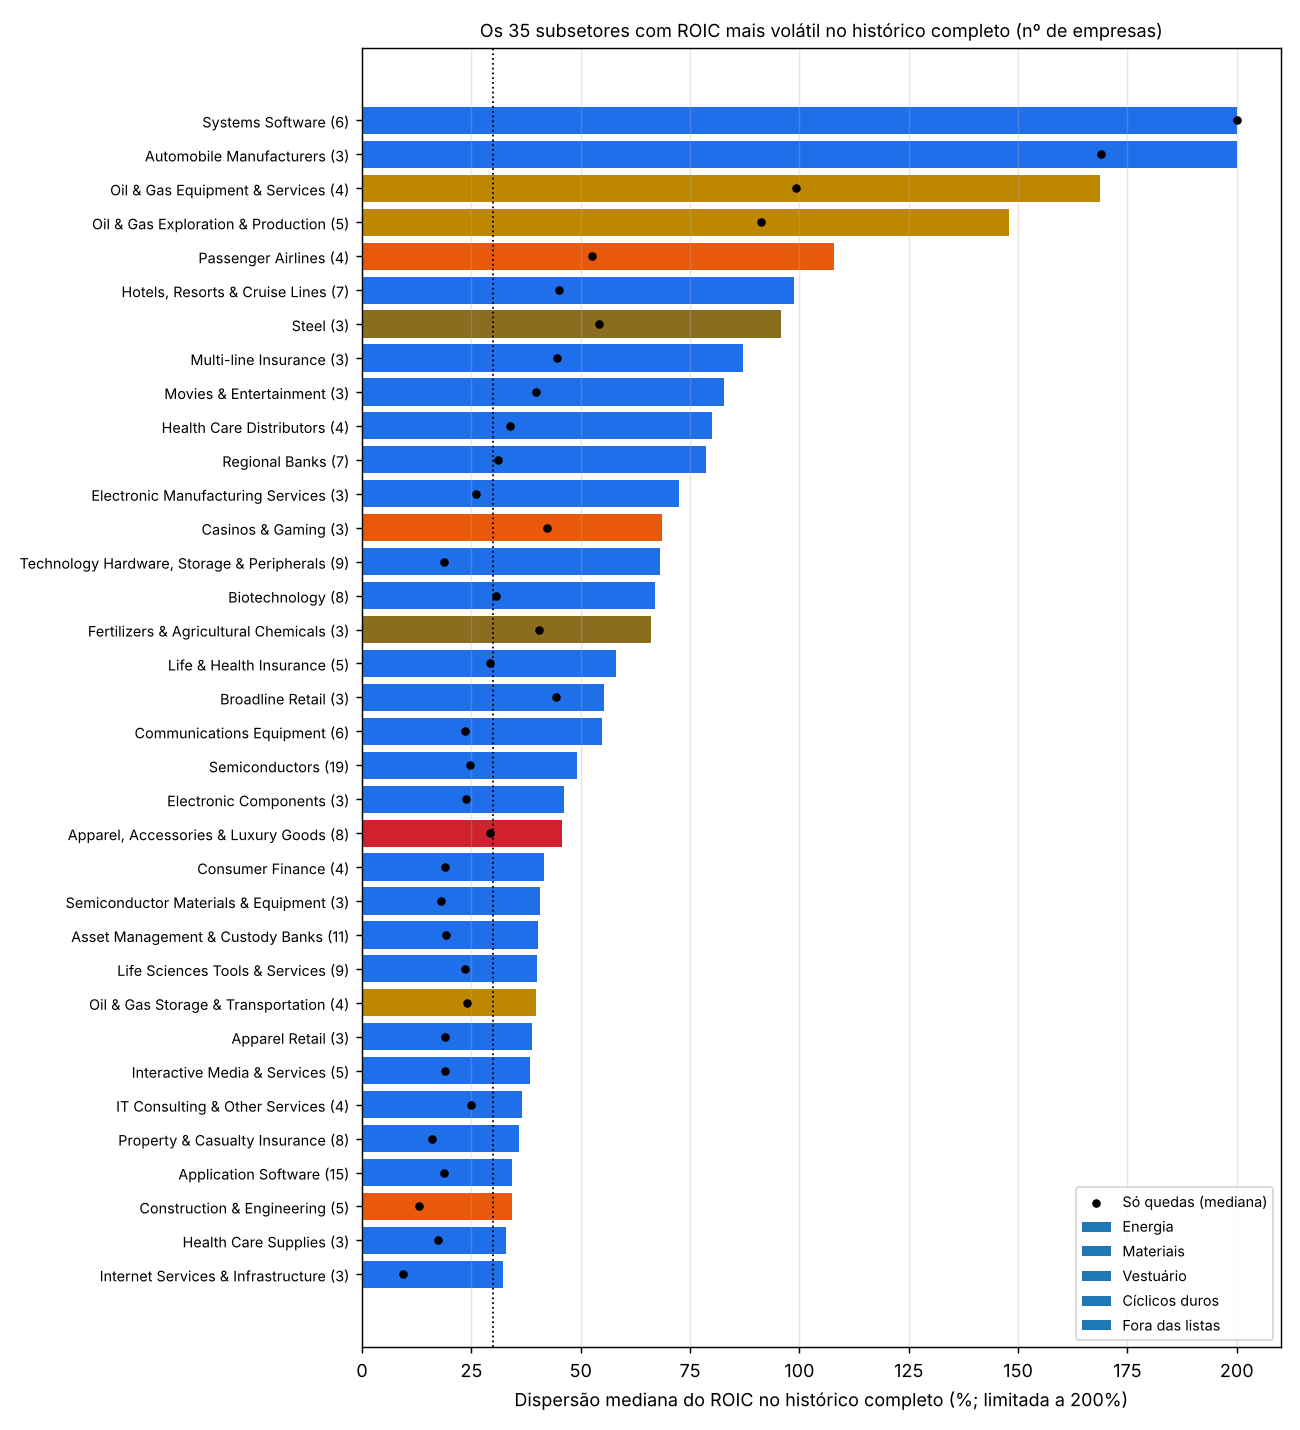

This chart was generated by the following Python code:
"""Volatilidade do ROIC com TODO o historico disponivel (medida do usuario):
dispersao = media das variacoes absolutas ano contra ano do ROIC / media do ROIC. > 30% = volatil.
(a) Historico completo de cada empresa (todos os exercicios na SEC, ~2008-2025): carater estrutural do setor e da empresa.
(b) Versao point-in-time para carteira: em cada trimestre, todo o historico ate ali (exercicio y conta a partir de 30/06 de y+1).
Tambem a versao so com as quedas (media das quedas ano a ano / media do ROIC), para separar ciclo de crescimento.
ROIC oficial (B com reserva em A; financeiras e seguradoras de saude: ROE), corrigido em 2026-11-10.
Saidas: backtest/roic_hist_completo.md, roic_hist_completo.png, roic_hist_completo_carteiras.png, roic_hist_completo.csv
Uso: python3 backtest/roic_hist_completo.py"""
import sys, pathlib
import numpy as np, pandas as pd
import matplotlib; matplotlib.use('Agg'); import matplotlib.pyplot as plt
ROOT = pathlib.Path(__file__).parent
sys.path.insert(0, str(ROOT.parent)); sys.path.insert(0, str(ROOT))
import benchmarks as bm  # noqa: E402
from trajetorias import annual  # noqa: E402
from validation_core import load_prices, universe_table  # noqa: E402
from roic_dispersao import group, SEC_PT  # noqa: E402

CUT = 0.30
pc = lambda x: '—' if pd.isna(x) else (f'{x:.0%}' if np.isfinite(x) else '∞')


def measure(r, down=False):
    """r: Series ROIC por exercicio (indice = ano). Variacoes so entre anos consecutivos."""
    r = r.dropna()
    if len(r) < 2: return np.nan, 0
    d = pd.Series(np.diff(r.values), index=r.index[1:])[np.diff(r.index.values) == 1]
    if down: d = d.clip(upper=0)
    mu = r.mean()
    if len(d) == 0: return np.nan, 0
    return (d.abs().mean() / mu if mu > 0 else np.inf), len(d)


def main():
    t = universe_table().set_index('ticker')
    spl = load_prices()['stock_splits']
    sec, ind = bm.sector_maps()
    ser, rows = {}, []
    for tk, r in t.iterrows():
        try:
            s = spl[tk][spl[tk] > 0] if tk in spl else pd.Series(dtype=float)
            a = annual(tk, bool(r.fin), s)
        except Exception:
            continue
        rr = a.roic.replace([np.inf, -np.inf], np.nan).dropna()
        rr = rr[rr.index >= 2005]
        ser[tk] = rr
        dsp, nd = measure(rr); ddn, _ = measure(rr, down=True)
        rows.append(dict(ticker=tk, fin=bool(r.fin), sector=sec(tk), industry=ind(tk), anos=len(rr), y0=rr.index.min() if len(rr) else np.nan,
                         y1=rr.index.max() if len(rr) else np.nan, roic_med=rr.mean() if len(rr) else np.nan, disp=dsp, disp_queda=ddn, n_var=nd))
    e = pd.DataFrame(rows).set_index('ticker')
    e = e[e.n_var >= 7].copy()  # pelo menos 8 anos seguidos
    e['volatil'] = e.disp > CUT; e['volatil_queda'] = e.disp_queda > CUT
    e['grp'] = [group(s, i) for s, i in zip(e.sector, e.industry)]
    e.to_csv(ROOT / 'roic_hist_completo.csv')

    out = ['# Volatilidade do ROIC com todo o histórico disponível (EUA)\n',
           '> ⚠️ **ROIC:** ROIC oficial (corrigido em 2026-11-10); financeiras e seguradoras de saúde usam ROE. Empresas com patrimônio negativo '
           'ou capital muito pequeno (ROIC > 100%, ainda em aberto) podem aparecer como voláteis por artefato do denominador.\n',
           '**Medida:** média de |ROIC do ano − ROIC do ano anterior| em **todo o histórico disponível** ÷ ROIC médio do mesmo período. '
           f'**> {pc(CUT)} = volátil.** Média ≤ 0 = volátil. Também mostro a versão **só com as quedas** (média das quedas ÷ ROIC médio; '
           'subidas contam zero), que separa ciclo de crescimento.\n',
           f'Base: {len(e)} empresas que foram do S&P 500 em algum momento desde 2011 e têm ≥ 8 anos seguidos de ROIC na SEC '
           f'(mediana de {e.anos.median():.0f} anos, em geral 2008–2025).\n']
    # 1) grupos
    out += ['## 1. Os grupos cíclicos que definimos\n',
            '| Grupo | Empresas | **% voláteis (histórico completo)** | Dispersão mediana | % voláteis só nas quedas | Dispersão mediana só nas quedas |', '|---|---|---|---|---|---|']
    for k in ['Energia', 'Materiais', 'Vestuário', 'Cíclicos duros', 'Demais']:
        x = e[e.grp == k]
        out.append(f'| {k} | {len(x)} | **{pc(x.volatil.mean())}** | {pc(x.disp.median())} | {pc(x.volatil_queda.mean())} | {pc(x.disp_queda.median())} |')
    out.append(f'| *Todas* | {len(e)} | {pc(e.volatil.mean())} | {pc(e.disp.median())} | {pc(e.volatil_queda.mean())} | {pc(e.disp_queda.median())} |')
    out += ['', '### Subsetores das nossas listas\n', '| Subsetor | Grupo | Empresas | % voláteis | Dispersão mediana | Só quedas: mediana | Empresas (dispersão) |', '|---|---|---|---|---|---|---|']
    for (g_, i), x in e[e.grp != 'Demais'].groupby(['grp', 'industry']):
        nm = ', '.join(f'{tk} {pc(v)}' for tk, v in x.disp.sort_values(ascending=False).items())
        out.append(f'| {i} | {g_} | {len(x)} | {pc(x.volatil.mean())} | {pc(x.disp.median())} | {pc(x.disp_queda.median())} | {nm} |')
    # 2) microsetores
    s = e.groupby(['sector', 'industry']).agg(emp=('disp', 'size'), vol=('volatil', 'mean'), med=('disp', 'median'), medq=('disp_queda', 'median'),
                                              volq=('volatil_queda', 'mean'), grp=('grp', 'first'))
    s = s[s.emp >= 3].reset_index()
    out += ['', '## 2. Microsetores por macrossetor (≥ 3 empresas), ordenados pela dispersão mediana\n',
            '✔ = já está nas nossas listas. **candidato** = fora das listas e com dispersão mediana > 30%.\n']
    order = e.groupby('sector').disp.median().sort_values(ascending=False).index
    for sct in order:
        x = s[s.sector == sct]
        if x.empty: continue
        xe_ = e[e.sector == sct]
        out += [f'### {SEC_PT.get(sct, sct)} — dispersão mediana {pc(xe_.disp.median())}; {pc(xe_.volatil.mean())} das empresas voláteis\n',
                '| Subsetor | Empresas | Dispersão mediana | % voláteis | Só quedas: mediana | % voláteis só nas quedas | |', '|---|---|---|---|---|---|---|']
        for _, r in x.sort_values('med', ascending=False).iterrows():
            flag = '✔' if r.grp != 'Demais' else ('**candidato**' if r.med > CUT else '')
            out.append(f'| {r.industry} | {r.emp} | {pc(r.med)} | {pc(r.vol)} | {pc(r.medq)} | {pc(r.volq)} | {flag} |')
        out.append('')
    cand = s[(s.grp == 'Demais') & (s.med > CUT)].sort_values('med', ascending=False)
    out += ['### Resumo: candidatos fora das listas (dispersão mediana > 30% no histórico completo)\n',
            '| Subsetor | Macrossetor | Empresas | Dispersão mediana | Só quedas: mediana | Empresas mais voláteis |', '|---|---|---|---|---|---|']
    for _, r in cand.iterrows():
        nm = ', '.join(f'{tk} {pc(v)}' for tk, v in e[e.industry == r.industry].disp.sort_values(ascending=False).head(6).items())
        out.append(f'| {r.industry} | {SEC_PT.get(r.sector, r.sector)} | {r.emp} | {pc(r.med)} | {pc(r.medq)} | {nm} |')
    st = s[(s.grp != 'Demais') & (s.med <= CUT)]
    out += ['', '**Nas nossas listas, mas com dispersão mediana ≤ 30% no histórico completo:** ' +
            (', '.join(f'{r.industry} ({pc(r.med)})' for _, r in st.sort_values('med').iterrows()) or 'nenhum')]

    # 3) carteiras: versao point-in-time (todo o historico ate a data)
    f, dates = bm.base_data()
    disp_pit, dq_pit = [], []
    for r in f[['date', 'ticker']].itertuples():
        rr = ser.get(r.ticker)
        if rr is None or rr.empty: disp_pit.append(np.nan); dq_pit.append(np.nan); continue
        lim = r.date.year - 1 if r.date >= pd.Timestamp(r.date.year, 6, 30) else r.date.year - 2
        x = rr[rr.index <= lim]
        d1, nd = measure(x); d2, _ = measure(x, down=True)
        disp_pit.append(d1 if nd >= 4 else np.nan); dq_pit.append(d2 if nd >= 4 else np.nan)
    f['disp_hist'], f['disp_hist_q'] = disp_pit, dq_pit
    stab_all = (f.disp_hist <= CUT).to_numpy(); stab_q = (f.disp_hist_q <= CUT).to_numpy()
    cA = bm.classify_new(f, stability=stab_all); hA = bm.holdings_new(cA)
    cQ = bm.classify_new(f, stability=stab_q); hQ = bm.holdings_new(cQ)
    extra = {'OoL novo + estável no histórico (≤ 30%)': (cA, hA['OoL novo']), 'GCGR novo + estável no histórico': (cA, hA['GCGR novo']),
             'High ROIC + estável no histórico': (cA, hA['OoL High ROIC (novo)']), 'High Growth + estável no histórico': (cA, hA['OoL High Growth (novo)']),
             'OoL novo + quedas ≤ 30% no histórico': (cQ, hQ['OoL novo']), 'GCGR novo + quedas ≤ 30% no histórico': (cQ, hQ['GCGR novo'])}
    navs, n, dts, adj = bm.load_benchmarks(extra)
    out += ['', '## 3. Carteiras: estabilidade medida com todo o histórico até cada data (point-in-time)\n',
            'Em cada trimestre, a medida usa todos os exercícios já disponíveis (exercício y só conta a partir de 30/06 de y+1), com no mínimo 5 anos seguidos. '
            'As 8 linhas obrigatórias primeiro; depois as versões que exigem ROIC estável (todas as variações) e só quedas.\n'] + bm.bench_table(navs, n)
    # desempenho por posicao
    c0 = bm.classify_new(f)
    px = adj.reindex(pd.DatetimeIndex(dts), method='ffill'); fwd = px.shift(-1) / px - 1
    c0['rq'] = [fwd.at[d, tk] for d, tk in zip(c0.date, c0.ticker)]
    c0 = c0[c0.date < dts[-1]]; uq = c0[c0.cat.notna()].groupby('date').rq.mean(); c0['ex'] = c0.rq - c0.date.map(uq)
    out += ['', '### Posições da OoL e GCGR novas, por estabilidade no histórico até a data\n',
            '| Classe | Medida | Grupo | Posições | Excesso médio a.a. | Excesso mediano a.a. |', '|---|---|---|---|---|---|']
    for cat, lab in ((bm.OOL, 'OoL novo'), (bm.GCGR, 'GCGR novo')):
        x = c0[(c0.cat == cat) & ~c0.excluded]
        for mlab, col in (('todas as variações', 'disp_hist'), ('só quedas', 'disp_hist_q')):
            for gl, m in (('estável', x[col] <= CUT), ('volátil', x[col] > CUT)):
                y = x[m]; out.append(f'| {lab} | {mlab} | {gl} | {len(y)} | {y.ex.mean() * 4:+.1%} | {y.ex.median() * 4:+.1%} |'.replace('.', ','))
    (ROOT / 'roic_hist_completo.md').write_text('\n'.join(out))
    print('\n'.join(out))
    bm.bench_plot(navs, ROOT / 'roic_hist_completo_carteiras.png', 'Comparativos obrigatórios + estabilidade do ROIC no histórico completo até cada data')
    top = s.sort_values('med', ascending=False).head(35).iloc[::-1]
    fig, ax = plt.subplots(figsize=(10, 11), dpi=130)
    col = {'Energia': '#bf8700', 'Materiais': '#8c6d1f', 'Vestuário': '#cf222e', 'Cíclicos duros': '#e8590c', 'Demais': '#1f6feb'}
    ax.barh(range(len(top)), top.med.clip(upper=2) * 100, color=[col[x] for x in top.grp])
    ax.scatter(top.medq.clip(upper=2) * 100, range(len(top)), color='black', s=14, zorder=3, label='Só quedas (mediana)')
    ax.set_yticks(range(len(top))); ax.set_yticklabels([f'{r.industry} ({r.emp})' for _, r in top.iterrows()], fontsize=8)
    ax.axvline(30, color='black', ls=':', lw=1); ax.set_xlabel('Dispersão mediana do ROIC no histórico completo (%; limitada a 200%)'); ax.grid(alpha=.3, axis='x')
    for k, v in col.items(): ax.barh([], [], color=v, label=k if k != 'Demais' else 'Fora das listas')
    ax.legend(fontsize=8, loc='lower right'); ax.set_title('Os 35 subsetores com ROIC mais volátil no histórico completo (nº de empresas)', fontsize=10)
    fig.tight_layout(); fig.savefig(ROOT / 'roic_hist_completo.png'); plt.close(fig)


if __name__ == '__main__':
    main()
